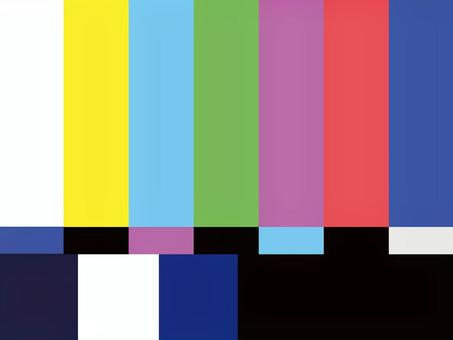
#> input picture jeha pt 5/img/colorbar.jpeg, 453 x 340 px
$ python imutils.py
#> lines starting #> are read from the running program, lines starting #| are printed output that depends on the picture
import numpy as np
import cv2
import os

img_path = os.path.join(".","img/colorbar.jpeg");
img = cv2.imread(img_path)
#> img is the input picture: shape (340, 453, 3); mean B, G, R 127.9, 131, 138
def translate (image, x, y):
#> called with x = 100, y = 50
    M = np.float32([[1, 0, x], [0, 1, y]])
    shifted = cv2.warpAffine(image, M, (image.shape[1], image.shape[0]))
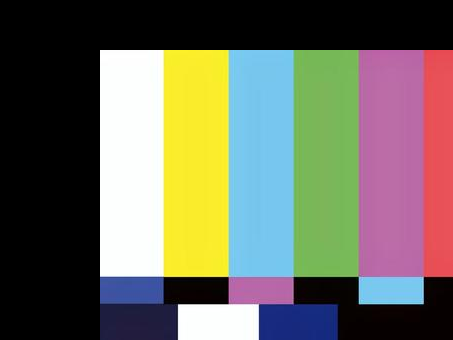
#> shifted: shape (340, 453, 3); mean B, G, R 93.6, 107.5, 108.8
    return shifted
def resize (image, width=None, height=None, inter=cv2.INTER_AREA):
    dim = None
    (h, w) = image.shape[:2]

    if width is None and height is None:
        return image

    if width is None:
        r = height / float(h)
        dim = (int(w * r), height)
    else:
        r = width / float(w)
        dim = (width, int(h * r))

    resized = cv2.resize(image, dim, interpolation=inter)
    return resized
def rotate (image, angle, center=None, scale=1.0):
    (h, w) = image.shape[:2]

    if center is None:
        center = (w // 2, h // 2)

    M = cv2.getRotationMatrix2D(center, angle, scale)
    rotated = cv2.warpAffine(image, M, (w, h))
    return rotated
cv2.imshow("Original", img)
cv2.imshow("Shifted Down and Right", translate(img, 100, 50))
